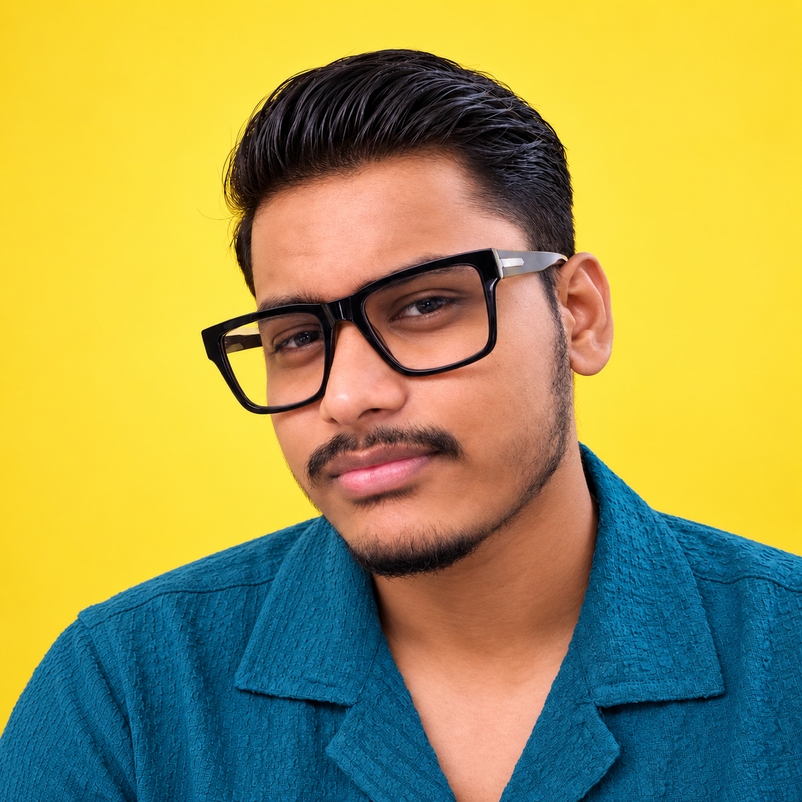
#> input picture profile.png, 802 x 802 px, shrunk from 1254 x 1254 before the run
$ python prep_photo.py
#> lines starting #> are read from the running program, lines starting #| are printed output that depends on the picture; after the words box and inside, x2 and y2 are one past the last pixel; in counts of white or black regions, pixels touching at a corner belong together
"""
Prepare the profile photo for clean ASCII conversion:
  1. Remove the background cleanly (HSV threshold/floodfill for solid studio backgrounds,
     with rembg fallback if available) so the subject is isolated on white.
  2. Bilateral-smooth skin and textures while keeping drawn/facial lines sharp.
  3. Stretch tones so skin lands near bright/white and hair/features stay dark.
  4. Darken linework (difference-of-gaussians ridges) — eyes, glasses, mustache, pupils.
  5. Composite onto white and crop square around the subject.

Output: source-prepped.png (grayscale), consumed by make_ascii_svg.py.

Usage:
    python scripts/prep_photo.py [input.png] [output.png]
"""
import os
import sys
import cv2
import numpy as np
from PIL import Image

HERE = os.path.dirname(os.path.abspath(__file__))
INP = sys.argv[1] if len(sys.argv) > 1 else os.path.join(HERE, "..", "profile.png")
if not os.path.exists(INP):
    alt_inp = os.path.join(HERE, "..", "source-photo.png")
    if os.path.exists(alt_inp):
        INP = alt_inp

OUT = sys.argv[2] if len(sys.argv) > 2 else os.path.join(HERE, "..", "source-prepped.png")

LINE_WEIGHT = 0.65     # how hard facial contours and lines are pushed toward black

print(f"Reading input image: {INP}")
img_bgr = cv2.imread(INP)
#> img_bgr is the input picture: shape (802, 802, 3); mean B, G, R 82.8, 153.7, 162.4
if img_bgr is None:
    raise FileNotFoundError(f"Could not load image at {INP}")

h, w = img_bgr.shape[:2]
#> h = 802; w = 802

# 1. Segment background
# Check if yellow/studio background is present
hsv = cv2.cvtColor(img_bgr, cv2.COLOR_BGR2HSV)
#> hsv: shape (802, 802, 3); mean H, S, V 45.6, 182.2, 191.7
lower_yellow = np.array([12, 80, 90])
upper_yellow = np.array([45, 255, 255])
bg_mask = cv2.inRange(hsv, lower_yellow, upper_yellow)
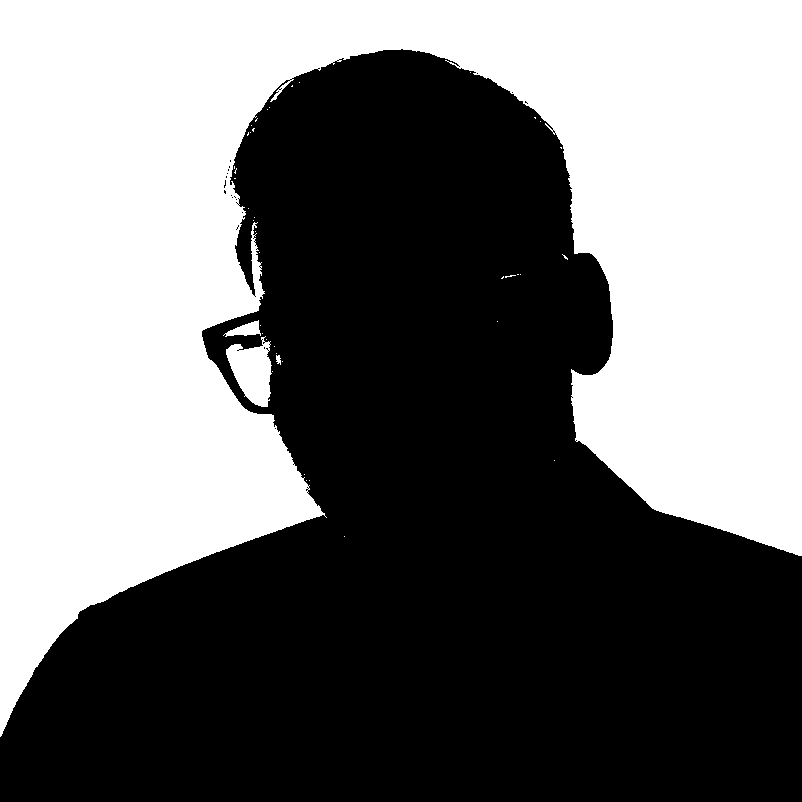
#> bg_mask: shape (802, 802); 45.7% white; 43 white regions (39 under 20 px), largest, box (x1, y1, x2, y2) and area: (0, 0, 802, 737) 291254, (226, 336, 272, 407) 2020, (223, 320, 261, 337) 325, (276, 355, 281, 365) 36

# If yellow background covers corner regions, use precise floodFill segmentation
corners_yellow = (bg_mask[0, 0] > 0) or (bg_mask[0, w - 1] > 0)
#> corners_yellow = True

if corners_yellow and np.sum(bg_mask > 0) > (h * w * 0.15):
    print("Detected studio background, applying precise color floodfill segmentation...")
    flood = bg_mask.copy()
    mask_flood = np.zeros((h + 2, w + 2), np.uint8)
    cv2.floodFill(flood, mask_flood, (0, 0), 255)
    cv2.floodFill(flood, mask_flood, (w - 1, 0), 255)
    subject_mask = cv2.bitwise_not(flood)
    kernel = cv2.getStructuringElement(cv2.MORPH_ELLIPSE, (5, 5))
    subject_mask = cv2.morphologyEx(subject_mask, cv2.MORPH_CLOSE, kernel)
#> subject_mask: shape (802, 802); 54.4% white; 4 black regions, box (x1, y1, x2, y2) and area: (0, 0, 802, 735) 290699, (226, 342, 271, 407) 1961, (227, 321, 260, 336) 307, (251, 245, 257, 252) 31

    num_labels, labels, stats, centroids = cv2.connectedComponentsWithStats(subject_mask)
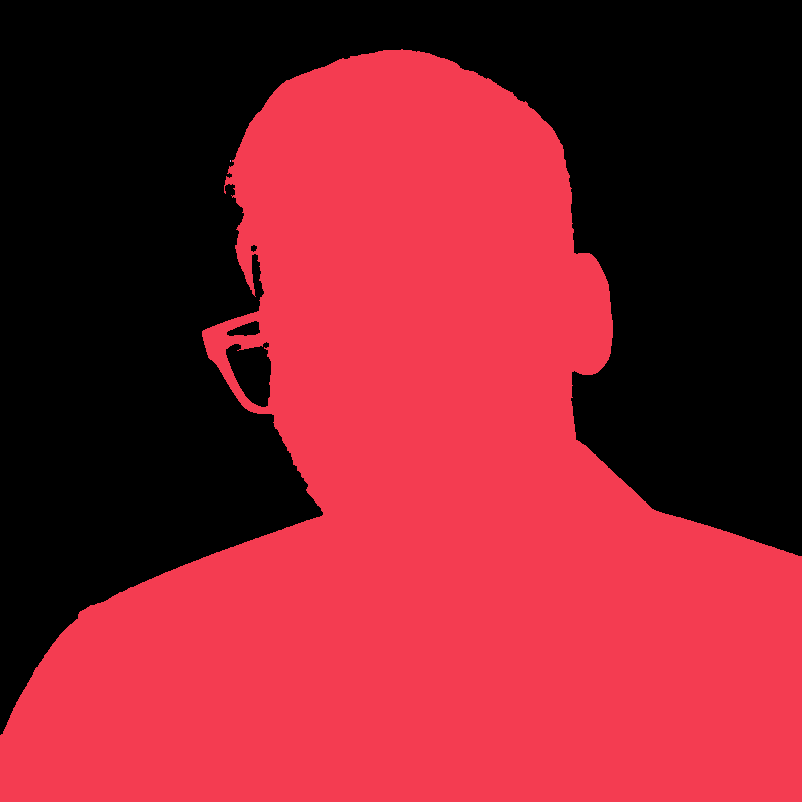
#> labels: shape (802, 802) int32; 3 distinct labels, from 0 to 2; one colour per label, 0 black
#> num_labels = 3; stats = [[0, 0, 802, 735, 292998], [0, 49, 802, 753, 350204], [230, 160, 1, 2, 2]]; centroids = [[369.8, 265.8], [426.2, 513.2], [230, 160.5]]
    largest_label = 1 + np.argmax(stats[1:, cv2.CC_STAT_AREA])
#> largest_label = 1
    person_mask = np.uint8(labels == largest_label) * 255
#> person_mask: shape (802, 802); 54.4% white; 4 black regions
    contours, _ = cv2.findContours(person_mask, cv2.RETR_EXTERNAL, cv2.CHAIN_APPROX_SIMPLE)
#> contours = 1 contour; box (x1, y1, x2, y2) and area: (0, 49, 802, 802) 351006
    cv2.drawContours(person_mask, contours, -1, 255, -1)
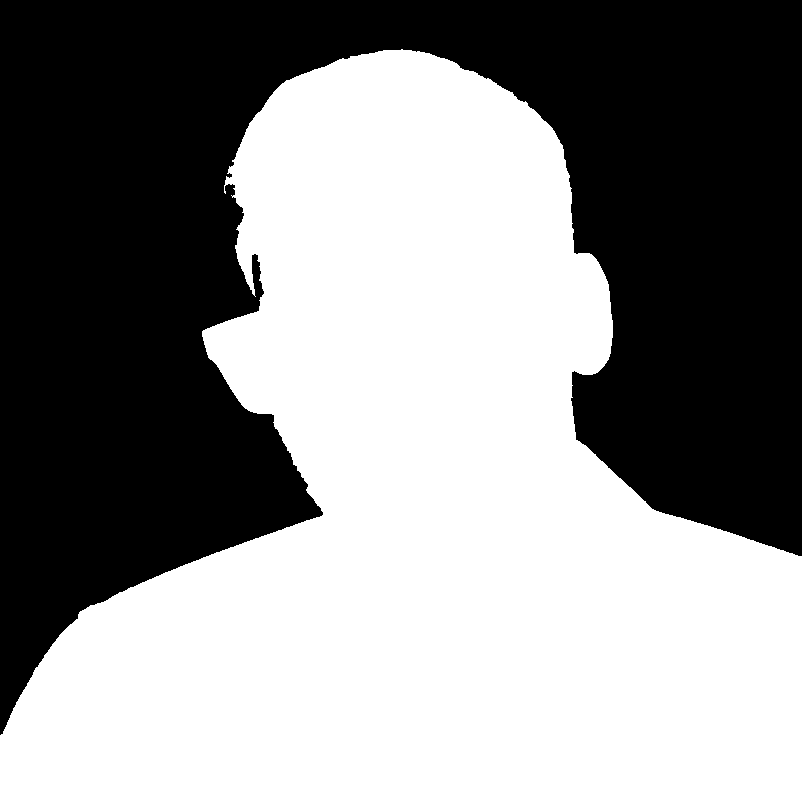
#> person_mask: shape (802, 802); 54.8% white; 1 black region, box (x1, y1, x2, y2) and area: (0, 0, 802, 735) 290701
    alpha = person_mask.astype(np.float32)
else:
    try:
        from rembg import remove
        print("Using rembg for background removal...")
        cut = remove(Image.open(INP).convert("RGBA"))
        alpha = np.array(cut.split()[-1]).astype(np.float32)
    except Exception as e:
        print(f"rembg not available or failed ({e}); falling back to edge/intensity mask")
        alpha = np.full((h, w), 255, dtype=np.float32)

# 2. Bilateral smoothing (removes texture noise while keeping high-contrast edges sharp)
gray = cv2.cvtColor(img_bgr, cv2.COLOR_BGR2GRAY)
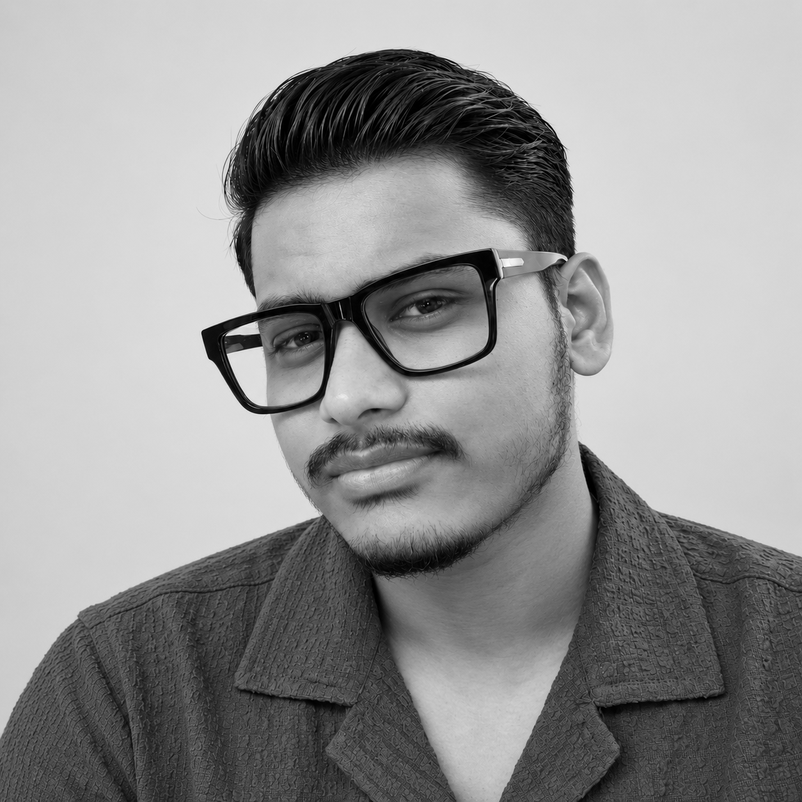
#> gray: shape (802, 802); min 0, max 255, mean 148.2
smooth = gray
for _ in range(3):
    smooth = cv2.bilateralFilter(smooth, 9, 40, 9)

# 3. Tone stretch over subject area only
valid_pixels = smooth[alpha > 128]
if len(valid_pixels) > 0:
    lo, hi = np.percentile(valid_pixels, [2, 92])
#> lo = 17; hi = 184
    tone = np.clip((smooth.astype(np.float32) - lo) / max(hi - lo, 1.0), 0, 1)
else:
    tone = smooth.astype(np.float32) / 255.0

# 4. Difference-of-Gaussians edge enhancement (sharpens glasses, eyes, mustache)
fine = cv2.GaussianBlur(smooth, (0, 0), 1.5).astype(np.float32)
coarse = cv2.GaussianBlur(smooth, (0, 0), 6.0).astype(np.float32)
lines = np.clip((coarse - fine) / 40.0, 0, 1)
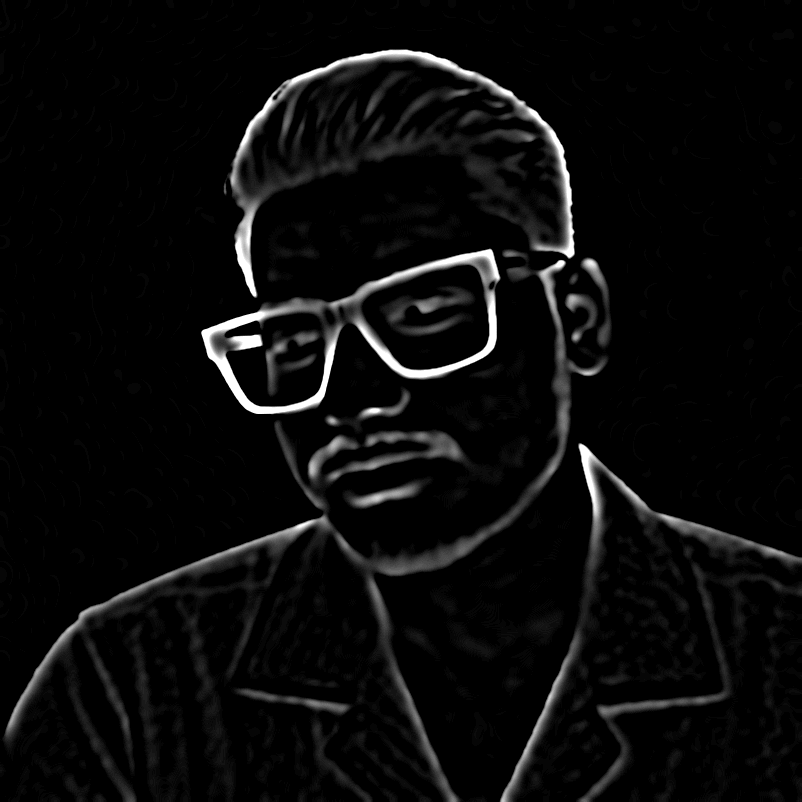
#> lines: shape (802, 802) float32; min 0, max 1, mean 0.0444
out = np.clip(tone - LINE_WEIGHT * lines, 0, 1) * 255.0
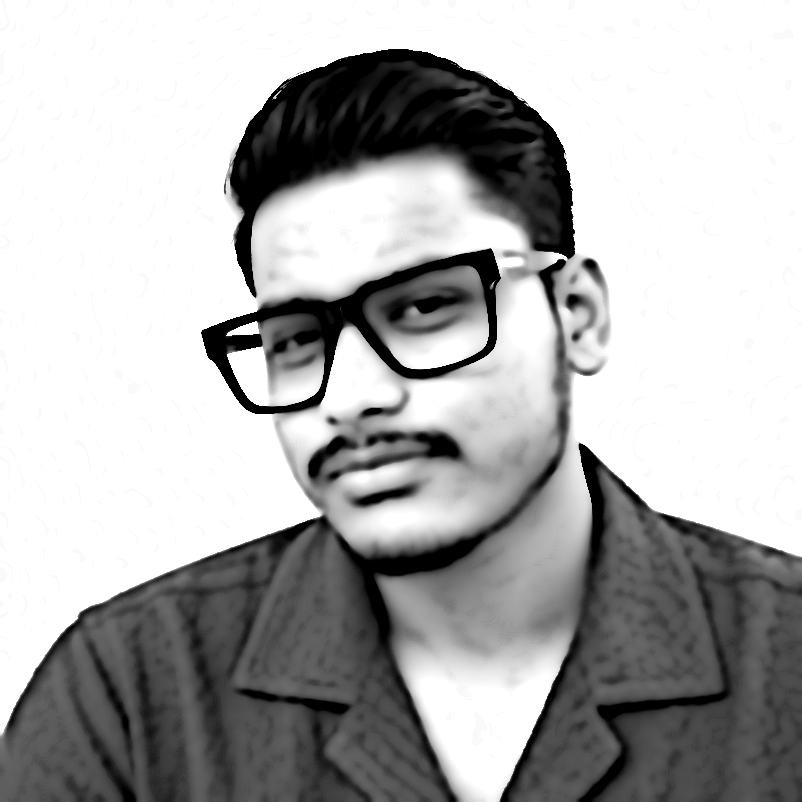
#> out: shape (802, 802) float32; min 0, max 255, mean 175.1

# 5. Composite onto pure white with subtle feathering
feathered_alpha = cv2.GaussianBlur(alpha / 255.0, (0, 0), 1.0)
out = out * feathered_alpha + 255.0 * (1.0 - feathered_alpha)

# 6. Square crop around subject with margin
ys, xs = np.where(alpha > 20)
if len(xs) > 0 and len(ys) > 0:
    side = max(xs.max() - xs.min(), ys.max() - ys.min()) + 60
#> side = 861
    cx, cy = (xs.min() + xs.max()) // 2, (ys.min() + ys.max()) // 2
#> cx = 400; cy = 425
    canvas = np.full((side, side), 255, np.uint8)
#> canvas: shape (861, 861); every value is 255
    x0, y0 = cx - side // 2, cy - side // 2
#> x0 = -30; y0 = -5
    sx0, sy0 = max(x0, 0), max(y0, 0)
#> sx0 = 0; sy0 = 0
    sx1, sy1 = min(x0 + side, out.shape[1]), min(y0 + side, out.shape[0])
#> sx1 = 802; sy1 = 802
    canvas[sy0 - y0:sy1 - y0, sx0 - x0:sx1 - x0] = out[sy0:sy1, sx0:sx1].astype(np.uint8)
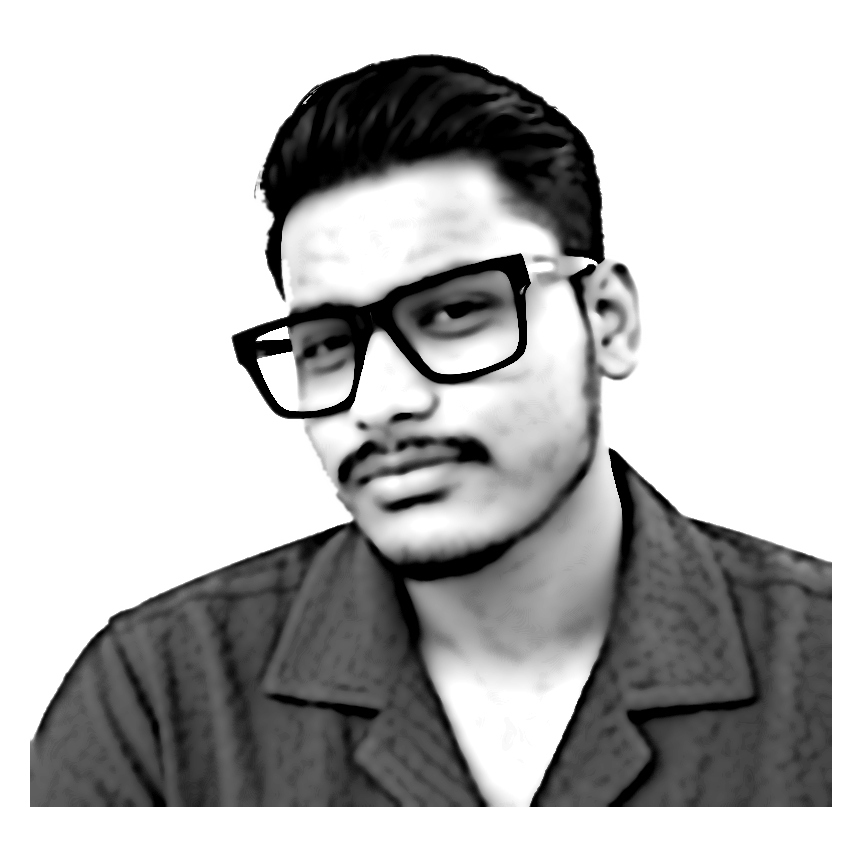
#> canvas: shape (861, 861); min 0, max 255, mean 185.9
else:
    canvas = out.astype(np.uint8)

os.makedirs(os.path.dirname(os.path.abspath(OUT)), exist_ok=True)
Image.fromarray(canvas, mode="L").save(OUT)
print(f"Successfully wrote {OUT} ({canvas.shape[1]}x{canvas.shape[0]})")
#| Successfully wrote scripts/../source-prepped.png (861x861)
